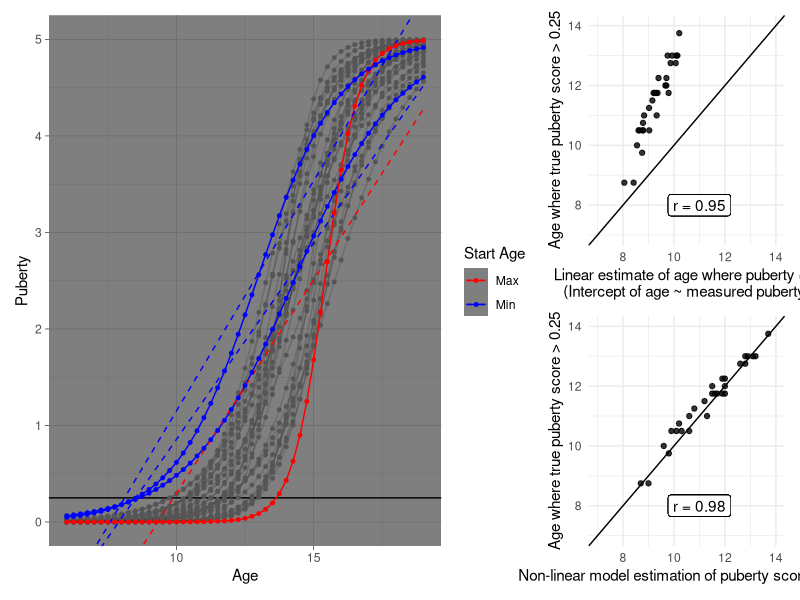
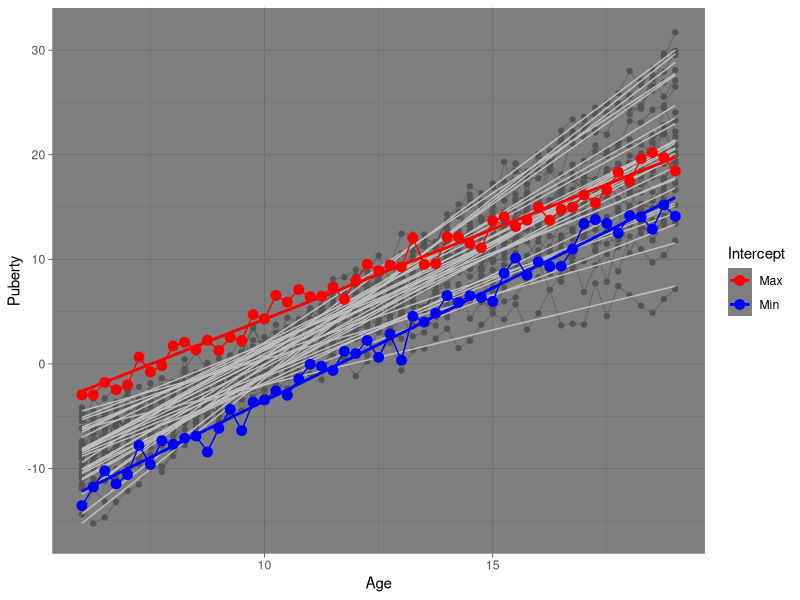

Here is the R script that generated these plots, in order:
library(data.table)
library(ggplot2)
get_intercept <- function(x, form){
    coef(lm(form, data = x))[['(Intercept)']]
}
get_slope <- function(x, form, age_term = 'age_c'){
    coef(lm(form, data = x))[[age_term]]
}
get_logistic_pub_start <- function(x, y_term, time_term, time_l, time_u, eps, y_cut = .25){
    #`age_offset` is the number to add back in to get real age. We can estimate
    #the growth function using nls, and use predictions to see where it
    #appreciably diverges from 0 (no puberty). 
    nl_mod <- nls(paste0(y_term, ' ~ L  / (1 + exp( -k*(', time_term, ' - x0) ))'),
                  start = c(L = 5, k = 1, x0 = 3), data = x)
    time_df <- data.frame(seq(time_l, time_u, eps))
    names(time_df) <- time_term
    return(time_df[min(which(predict(nl_mod, newdata = time_df) > y_cut)),])
}

set.seed(92103)
b0i <- rnorm(30, 0, 1.5)
b1i <- rnorm(30, 2, .6)
age <- seq(6, 19, .25)
age_center <- 10
age_c <- age - age_center
age_c_logistic <- age - (min(age) + diff(range(age))/2)

L <- 5
x0 <- rnorm(30, 4.5, .75) 
k <- rnorm(30, 1, .4)

d <- rbindlist(lapply(1:length(b0i), function(i){
    p <- b0i[[i]] + b1i[[i]]*age_c + rnorm(length(age_c))
    p_logistic_true <- L  / (1 + exp( -k[[i]]*(age_c - x0[[i]]) ))
    p_logistic <- p_logistic_true + rnorm(length(age_c), 0, .3)
    return(data.table(id = i, p = p, age = age, age_c = age_c, p_logistic = p_logistic, p_logistic_true,
                      k = k[[i]], x0 = x0[[i]]))
}))

d[, started := p_logistic_true > .25]
d[, age_started := min(age[started]), by = 'id']
d[, start_group := fifelse(age_started == max(age_started), 'max',
                           fifelse(age_started == min(age_started), 'min',
                                   ''))]

library(patchwork)
d[, logi_intercept := get_intercept(.SD, age ~ p_logistic), by = 'id']
d[, nl_age_started := 
      get_logistic_pub_start(.SD, y_term = 'p_logistic', time_term = 'age_c', 
                             time_l = -5, time_u = 15, eps = .1, y_cut = .25) + age_center,
  by = 'id']

ggplot(d[start_group == ''], aes(x = age, y = p_logistic_true, group = id)) + 
    geom_hline(yintercept = .25) + 
    geom_line(alpha = .15) +
    geom_point(color = '#555555', size = 1) +
    geom_line(data = d[start_group != ''], aes(color = start_group)) +
    geom_line(data = d[start_group != ''], aes(color = start_group),
              stat = 'smooth', method = 'lm', linetype = 2) +
    geom_point(data = d[start_group != ''], aes(color = start_group), size = 1) +
    scale_color_manual(breaks = c('max', 'min'), values = c('red', 'blue'),
                       name = 'Start Age', labels = c('Max', 'Min')) + 
    theme_dark() + 
    labs(y = 'Puberty', x = 'Age') + 
    coord_cartesian(y = c(0, 5)) +
ggplot(unique(d[, c('age_started', 'logi_intercept')]), aes(x = age_started, y = logi_intercept)) + 
    geom_point(alpha = .8) + 
    labs(x = 'Age where true puberty score > 0.25',
         y = 'Linear estimate of age where puberty = 0\n(Intercept of age ~ measured puberty)') + 
    ggplot2::coord_flip(y = c(7,14), x = c(7,14))+ 
    geom_label(label = sprintf('r = %0.2f', (cor(unique(d[, c('age_started', 'logi_intercept')]))[[2]])), 
               y = 11, x = 8) + 
    geom_abline(intercept = 0, slope = 1 ) + 
    theme_minimal() +
ggplot(unique(d[, c('age_started', 'nl_age_started')]), aes(x = age_started, y = nl_age_started)) + 
    geom_point(alpha = .8) + 
    labs(x = 'Age where true puberty score > 0.25',
         y = 'Non-linear model estimation of puberty score > 0.25') + 
    ggplot2::coord_flip(y = c(7,14), x = c(7,14))+ 
    geom_label(label = sprintf('r = %0.2f', (cor(unique(d[, c('age_started', 'nl_age_started')]))[[2]])), 
               y = 11, x = 8) + 
    geom_abline(intercept = 0, slope = 1 ) + 
    theme_minimal() + 
patchwork::plot_layout(design = "
AAB
AAC")

d[, intercept := get_intercept(.SD, p ~ age_c), by = 'id']
d[, slope := get_slope(.SD, p ~ age_c, 'age_c'), by = 'id']
d[, max_int := fifelse(intercept == max(intercept), 'max',
                       fifelse(intercept == min(intercept), 'min',
                               ''))]

ggplot(d[max_int == ''], aes(x = age, y = p, group = id)) + 
    geom_line(alpha = .15) +
    geom_point(color = '#555555') +
    geom_line(stat = 'smooth', method = 'lm', color = 'gray') + 
    geom_line(data = d[max_int != ''], aes(color = max_int)) +
    geom_point(data = d[max_int != ''], aes(color = max_int), size = 3) +
    geom_line(data = d[max_int != ''], aes(color = max_int), stat = 'smooth', method = 'lm', size = 1) + 
    scale_color_manual(breaks = c('max', 'min'), values = c('red', 'blue'),
                       name = 'Intercept', labels = c('Max', 'Min')) + 
    theme_dark() + 
    labs(y = 'Puberty', x = 'Age')

